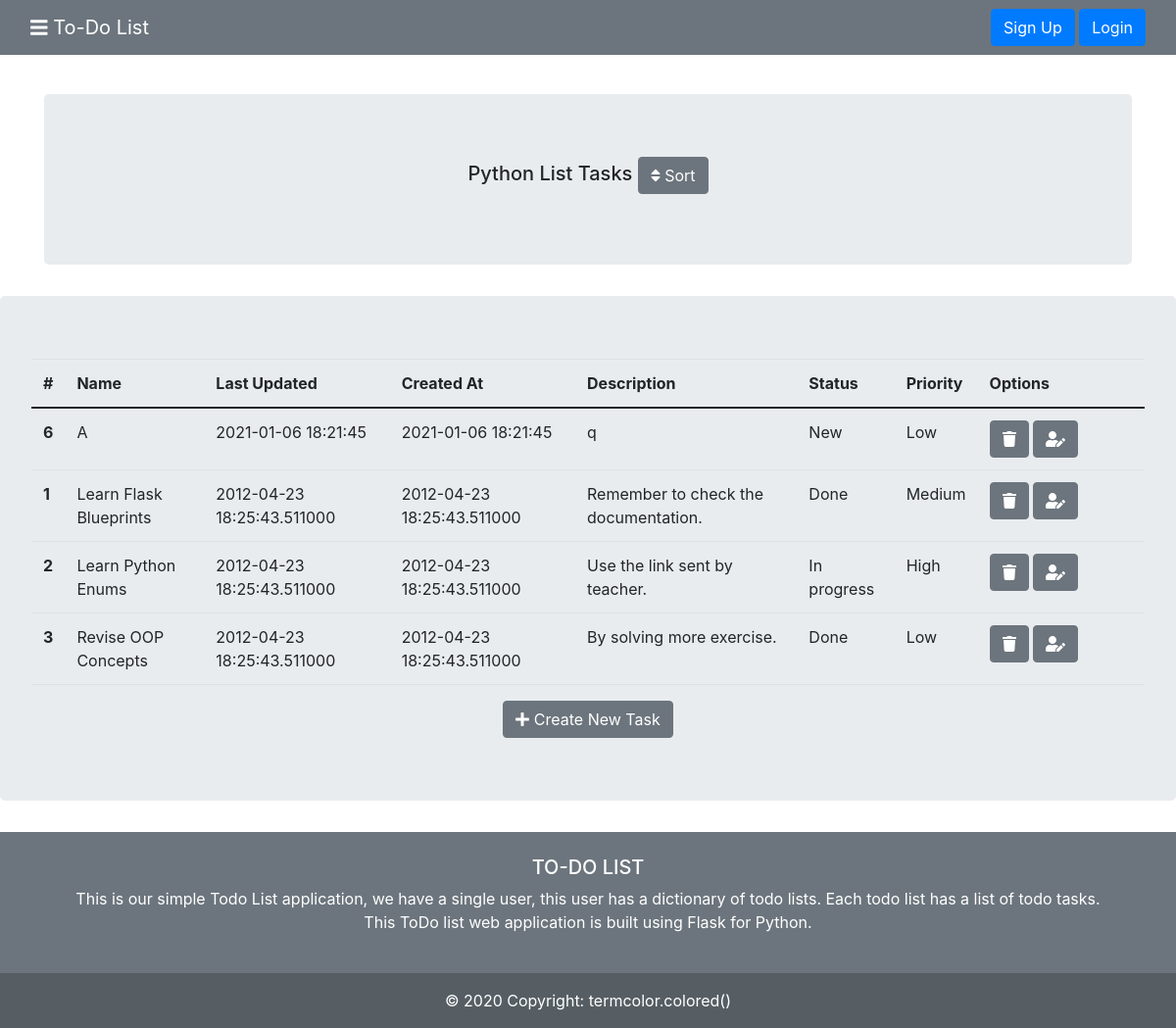
/sorttask/1, run on the app's committed database.
### tables this page shows
CREATE TABLE "taskslist" (
	"id"	INTEGER ,
	"name"	TEXT NOT NULL ,
    "last_updated"	TIMESTAMP NOT NULL DEFAULT CURRENT_TIMESTAMP,
	"created_at"	TIMESTAMP NOT NULL DEFAULT CURRENT_TIMESTAMP,
	PRIMARY KEY("id" AUTOINCREMENT)
);

CREATE TABLE "tasks" (
	"id"	INTEGER,
	"name"	TEXT NOT NULL UNIQUE,
	"last_updated"	TIMESTAMP NOT NULL DEFAULT CURRENT_TIMESTAMP,
	"created_at"	TIMESTAMP NOT NULL DEFAULT CURRENT_TIMESTAMP,
	"status"	TEXT,
	"priority"	TEXT,
    "description" TEXT,
	"taskslist_id"	INTEGER NOT NULL,
	FOREIGN KEY("taskslist_id") REFERENCES "taskslist"("id"),
	PRIMARY KEY("id" AUTOINCREMENT)
);

### to_do_tasks/blueprints/tasks.py (the view)
@tasks_bp.route("/sorttask/<int:list_index>")
def sort(list_index):
    db = get_db()
    tasklist = db.execute(f"SELECT * FROM taskslist WHERE id = {list_index}").fetchone()
    tasks = db.execute("""SELECT id, name, last_updated, created_at, status, priority, description
FROM tasks
WHERE taskslist_id LIKE ?
ORDER BY name ASC""",(list_index,)
    ).fetchall()
    return render_template("tasks/tasks.html", tasklist = tasklist, tasks = tasks, list_index = list_index)

### to_do_tasks/db.py (called while the page is built)
def get_db():
    if 'db' not in g:
        g.db = sqlite3.connect(
            current_app.config['DATABASE'],
            detect_types=sqlite3.PARSE_DECLTYPES
        )
        g.db.row_factory = sqlite3.Row
    return g.db

### to_do_tasks/templates/tasks/tasks.html (shortened to what this page needs)
{% extends 'base.html' %}
{% block content %}
<div class="container">
    <br>
    <center>
        <div class="jumbotron mt-3">
            <div>
                <h5>{{tasklist['name']}} Tasks <a href="/sorttask/{{list_index}}" class="btn btn-secondary" type="submit" role="button"><i
                            class="fas fa-sort"></i>
                        Sort </a></h5>
            </div>
    </center>
</div>
<div class="jumbotron mt-3">
    <table class="table">
        <thead>
            <tr>
                <th scope="col">#</th>
                <th scope="col">Name</th>
                <th scope="col">Last Updated</th>
                <th scope="col">Created At</th>
                <th scope="col">Description</th>
                <th scope="col">Status</th>
                <th scope="col">Priority</th>
                <th scope="col" style="width: 15%;">Options</th>
            </tr>
        </thead>
        <tbody>
            {% for task in tasks %}
            <tr>
                <th scope="row">{{task['id']}}</th>
                <td>{{task['name']}}</td>
                <td>{{task['last_updated']}}</td>
                <td>{{task['created_at']}}</td>
                <td>{{task['description']}}</td>
                <td>{{task['status']}}</td>
                <td>{{task['priority']}}</td>
                <td> <a href="/deletetask/{{task['id']}}" class="btn btn-secondary" title="Delete" type="submit"
                        role="button"><i class="fas fa-trash"></i></a>
                    <a href="/edittask/{{task['id']}}" class="btn btn-secondary" title="Edit" type="submit"
                        role="button"><i class="fas fa-user-edit"></i></a>
                </td>
            </tr>
            {% endfor %}
        </tbody>
    </table>
    <center>
        <a href="/createtask/{{list_index}}" class="btn btn-secondary" type="submit" role="button"><i
                class="fas fa-plus"></i>
            Create New
            Task</a>
    </center>
</div>
{% endblock %}

### data on the page
taskslist: name "Python List"
tasks: id "6", name "A", last_updated "2021-01-06 18:21:45", created_at "2021-01-06 18:21:45", description "q", status "New", priority "Low"
tasks: id "1", name "Learn Flask Blueprints", last_updated "2012-04-23 18:25:43.511000", created_at "2012-04-23 18:25:43.511000", description "Remember to check the documentation.", status "Done", priority "Medium"
tasks: id "2", name "Learn Python Enums", last_updated "2012-04-23 18:25:43.511000", created_at "2012-04-23 18:25:43.511000", description "Use the link sent by teacher.", status "In progress", priority "High"
tasks: id "3", name "Revise OOP Concepts", last_updated "2012-04-23 18:25:43.511000", created_at "2012-04-23 18:25:43.511000", description "By solving more exercise.", status "Done", priority "Low"
